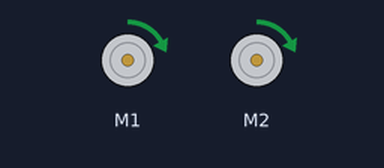
Bench run of a program on a simulated Arduino Leonardo, built with avr-gcc and run on an emulated ATmega32U4. On the bench: 2 × DC motor (green arrow = forward, orange = backward, longer = faster). What the program prints to the serial monitor is not drawn.

Above: at 0.1 s.
Timing chart, 0 to 31.5 s (numbered marks = the images above):
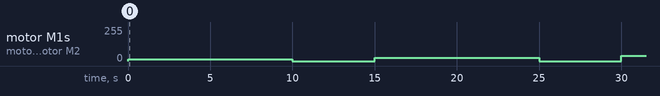

Measured:
- by itself, motor M1, motor M2: stopped → forward 12/255 at 0.00 s, → stopped 10.0 s later, → forward 25/255 5.0 s later, → stopped 10.0 s later, … (5 changes in this stretch)

The program:

main.cpp
```cpp
#include <Arduino.h>
#include <Romi32U4.h>

Romi32U4Motors motors;
Romi32U4Encoders encoders;

struct countPair
{
  int16_t right_count;
  int16_t left_count;
  int effort;
};

bool loopDone{false};
countPair pairs[5] = {0};
int effort_array[5] = {20, 40, 60, 80, 100};

void setup()
{

  Serial.begin(9600);
}

void loop()
{

  while (!loopDone)
  {

    for (size_t i{0}; i < (sizeof(pairs) / sizeof(pairs[0])); i++)
    {

      encoders.getCountsAndResetLeft();
      encoders.getCountsAndResetRight();

      unsigned long current_time = millis();

      motors.setSpeeds(effort_array[i], effort_array[i]);

      while (((millis() - current_time) / 1000) < 10)
      {
      }

      motors.setSpeeds(0, 0);

      countPair current_pair = {encoders.getCountsRight(), encoders.getCountsLeft(), effort_array[i]};

      current_time = millis();

      while (((millis() - current_time) / 1000) < 5)
      {
      }

      pairs[i] = current_pair;
    }

    loopDone = true;

    Serial.println("Left Count  || Right Count || Effort ");
    for (const auto &value : pairs)
    {

      Serial.print(value.left_count);
      Serial.print(" ");
      Serial.print(value.right_count);
      Serial.print(" ");
      Serial.print(value.effort);

      Serial.println("");
    }
  }
}
```
